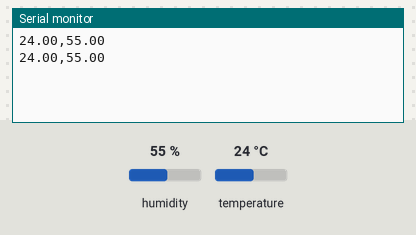
A sketch run on a simulated Arduino Uno, built with avr-gcc and run on an emulated ATmega328P. On the bench: the last lines printed to the serial monitor. Inputs (shaded band) come from the test bench; at power-on: humidity 55 %, temperature 24 °C.

Above: at 2.8 s.
2.9 s: humidity set to 22 %
At 4.8 s:
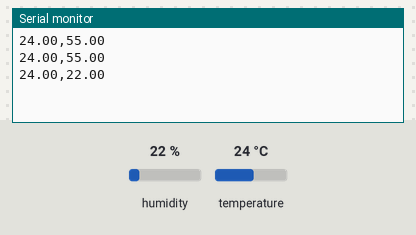
5.6 s: temperature set to 12 °C
At 6.6 s:
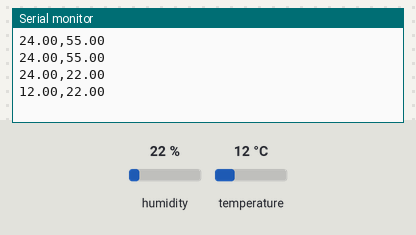
8.3 s: humidity set to 40 %
At 11.3 s:
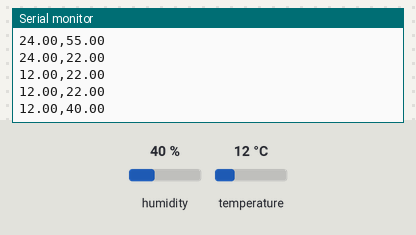
Timing chart, 0 to 12.8 s (numbered marks = the images above; inputs shaded):
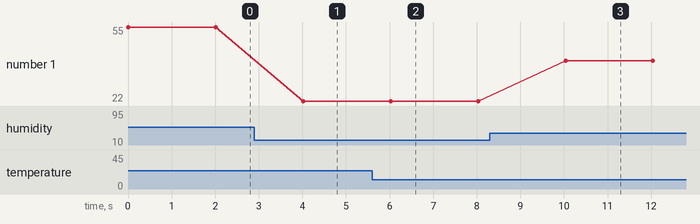

The sketch:

dht22-config.ino
```cpp
#include <Adafruit_Sensor.h>
#include <DHT.h>
#include <DHT_U.h>

#define DHTPIN 2
#define DHTTYPE DHT22

DHT dht(DHTPIN, DHTTYPE);

void setup() {
  Serial.begin(9600);
  dht.begin();
}

void loop() {
  float hum = dht.readHumidity();
  float temp = dht.readTemperature();

  Serial.print(temp);
  Serial.print(",");
  Serial.println(hum);

  delay(2000);
}
```

Measured:
- after the input at 2.9 s, the serial monitor: prints a new line after 1.1 s (image 1)
- after the input at 5.6 s, the serial monitor: prints a new line after 0.42 s (image 2)
- after the input at 8.3 s, the serial monitor: prints a new line after 1.7 s (image 3)
- plotted number 1: 55 → 22 after the input at 2.9 s, 22 → 40 after the input at 8.3 s
